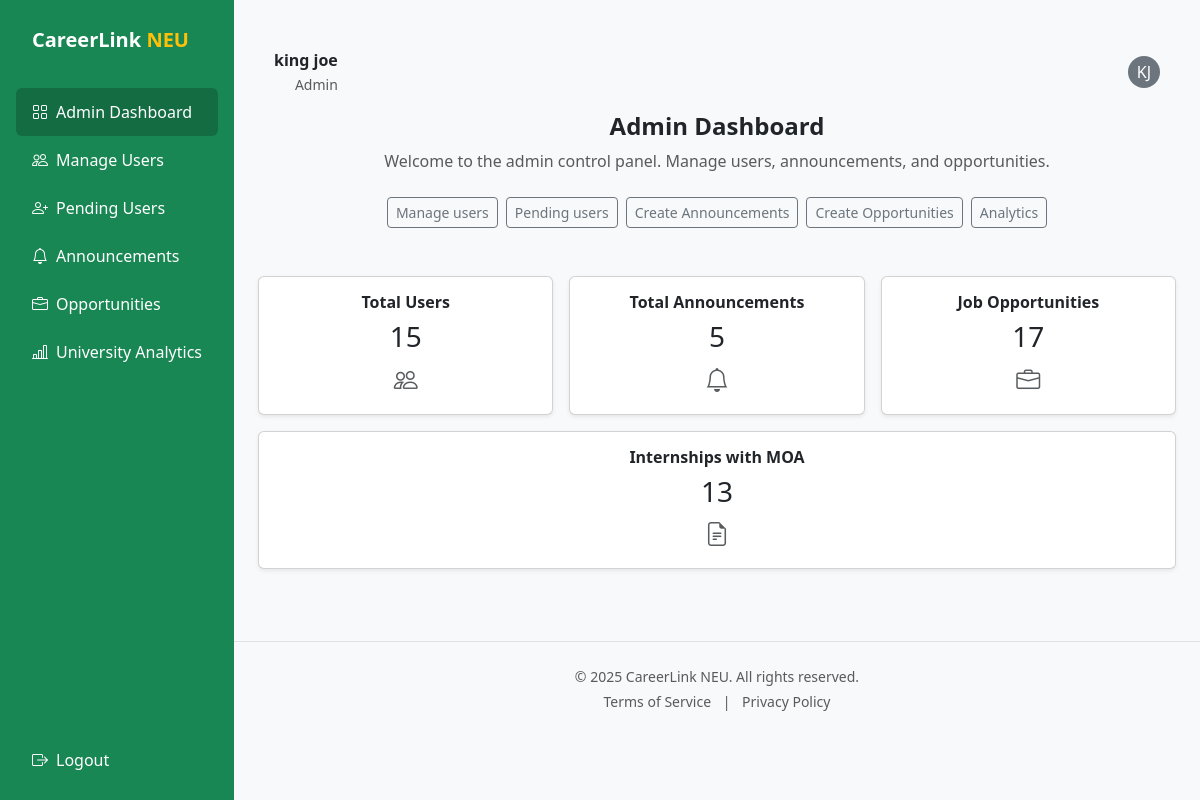
The app's page /admin (signed in) with its own data.
### tables this page shows
CREATE TABLE `users` (
  `id` int(11) NOT NULL,
  `role` enum('Student','Alumni','Admin') NOT NULL,
  `first_name` varchar(100) NOT NULL,
  `last_name` varchar(100) NOT NULL,
  `student_number` varchar(20) DEFAULT NULL,
  `tor_number` varchar(100) DEFAULT NULL,
  `email` varchar(150) NOT NULL,
  `password_hash` text NOT NULL,
  `created_at` timestamp NOT NULL DEFAULT current_timestamp(),
  `status` enum('pending','approved','rejected') NOT NULL DEFAULT 'pending'
);

### admin.php (the view, shortened to what this page needs)
<?php
require_once 'db/db.php';
$adminId = $_SESSION['user_id'];
$stmt = $conn->prepare("SELECT * FROM users WHERE id = :id LIMIT 1");
$stmt->execute([':id' => $adminId]);
$admin = $stmt->fetch(PDO::FETCH_ASSOC);
$stmt = $conn->prepare("SELECT * FROM users WHERE status NOT IN ('rejected', 'pending') ORDER BY created_at DESC");
$stmt->execute();
$allUsers = $stmt->fetchAll(PDO::FETCH_ASSOC);
$allUserCount = count($allUsers);
$stmt = $conn->prepare("SELECT * FROM announcements ORDER BY created_at DESC");
$stmt->execute();
$announcements = $stmt->fetchAll(PDO::FETCH_ASSOC);
$activeAnnouncementCount = 0;
foreach ($announcements as $a) {
    if (!isset($a['status']) || strtolower($a['status']) === 'active') {
        $activeAnnouncementCount++;
    }
}
$stmt = $conn->query("SELECT * FROM opportunities ORDER BY created_at DESC");
$opportunities = $stmt->fetchAll(PDO::FETCH_ASSOC);
$activeOpportunitiesCount = 0;
$inactiveOpportunitiesCount = 0;
$internshipWithMOACount = 0;
foreach ($opportunities as $opp) {
    if (isset($opp['status']) && strtolower($opp['status']) === 'active') {
        $activeOpportunitiesCount++;
    } else {
        $inactiveOpportunitiesCount++;
    }
    if (
        isset($opp['type'], $opp['moa_status']) &&
        strtolower($opp['type']) === 'internship' &&
        $opp['moa_status']
    ) {
        $internshipWithMOACount++;
    }
}
?>
<!DOCTYPE html>
<html lang="en">
<head>
  <link href="https://cdn.jsdelivr.net/npm/bootstrap@5.3.0/dist/css/bootstrap.min.css" rel="stylesheet">
  <link href="https://cdn.jsdelivr.net/npm/bootstrap-icons@1.10.5/font/bootstrap-icons.css" rel="stylesheet">
  <link href="css/dashboard.css" rel="stylesheet">
  <link href="https://cdn.jsdelivr.net/npm/bootstrap-icons@1.10.5/font/bootstrap-icons.css" rel="stylesheet">
</head>
<body>
  <div class="d-flex">
    <nav class="sidebar p-3 bg-success text-white flex-column" id="sidebar">
      <div class="d-flex justify-content-between align-items-center mb-4">
        <a href="admin" class="text-decoration-none">
            <h5 class="fw-bold text-white mb-0 mb-0">CareerLink <span class="text-warning">NEU</span></h5>
        </a>
      </div>
      <a href="#" class="sidebar-link active" data-target="admin-dashboard"><i class="bi bi-grid"></i> Admin Dashboard</a>
      <a href="#" class="sidebar-link" data-target="manage-users"><i class="bi bi-people"></i> Manage Users</a>
      <a href="#" class="sidebar-link" data-target="pending-users"><i class="bi bi-person-plus"></i> Pending Users</a>
      <a href="#" class="sidebar-link" data-target="admin-announcements"><i class="bi bi-bell"></i> Announcements</a>
      <a href="#" class="sidebar-link" data-target="admin-opportunities"><i class="bi bi-briefcase"></i> Opportunities</a>
      <a href="#" class="sidebar-link" data-target="university-analytics"><i class="bi bi-bar-chart-line"></i> University Analytics</a>
      <div class="mt-auto pt-4">
        <a href="#" class="text-white" data-bs-toggle="modal" data-bs-target="#logoutModal">
            <i class="bi bi-box-arrow-right"></i> Logout
        </a>
      </div>
    </nav>
    <main class="flex-grow-1">
      <div class="container-fluid p-4">
        <section id="admin-dashboard" class="admin-section">
            <div class="d-flex justify-content-between align-items-center dashboard-header px-3">
                <div class="text-end">
                <strong><?= htmlspecialchars($admin['first_name'] . ' ' . $admin['last_name']) ?></strong><br />
                <small class="text-muted"><?= htmlspecialchars($admin['role']) ?></small>
                </div>
                <div class="bg-secondary text-white rounded-circle d-flex align-items-center justify-content-center"
                    style="width: 32px; height: 32px;">
                <?= strtoupper(substr($admin['first_name'], 0, 1) . substr($admin['last_name'], 0, 1)) ?>
                </div>
            </div>
            <h4 class="fw-bold text-center">Admin Dashboard</h4>
            <p class="text-center text-muted mb-4">Welcome to the admin control panel. Manage users, announcements, and opportunities.</p>
            <div class="d-flex justify-content-center gap-2 flex-wrap mb-4">
                <div class="d-flex justify-content-center gap-2 flex-wrap mb-4">
                    <button class="btn btn-outline-secondary btn-sm admin-nav-btn" data-target="manage-users">Manage users</button>
                    <button class="btn btn-outline-secondary btn-sm admin-nav-btn" data-target="pending-users">Pending users</button>
                    <button class="btn btn-outline-secondary btn-sm admin-nav-btn" data-target="admin-announcements">Create Announcements</button>
                    <button class="btn btn-outline-secondary btn-sm admin-nav-btn" data-target="admin-opportunities">Create Opportunities</button>
                    <button class="btn btn-outline-secondary btn-sm admin-nav-btn" data-target="university-analytics">Analytics</button>
                </div>
            </div>
            <div class="row g-3">
                <div class="col-md-4">
                    <div class="card shadow-sm text-center">
                        <div class="card-body">
                            <h6 class="fw-bold">Total Users</h6>
                            <h3><?= $allUserCount ?></h3>
                            <i class="bi bi-people fs-4 text-muted"></i>
                        </div>
                    </div>
                </div>
                <div class="col-md-4">
                    <div class="card shadow-sm text-center">
                        <div class="card-body">
                            <h6 class="fw-bold">Total Announcements</h6>
                            <h3><?= $activeAnnouncementCount ?></h3>
                            <i class="bi bi-bell fs-4 text-muted"></i>
                        </div>
                    </div>
                </div>
                <div class="col-md-4">
                    <div class="card shadow-sm text-center">
                        <div class="card-body">
                            <h6 class="fw-bold">Job Opportunities</h6>
                            <h3><?= $activeOpportunitiesCount ?></h3>
                            <i class="bi bi-briefcase fs-4 text-muted"></i>
                        </div>
                    </div>
                </div>
                <div class="col-md-12">
                    <div class="card shadow-sm text-center">
                        <div class="card-body">
                            <h6 class="fw-bold">Internships with MOA</h6>
                            <h3><?= $internshipWithMOACount ?></h3>
                            <i class="bi bi-file-earmark-text fs-4 text-muted"></i>
                        </div>
                    </div>
                </div>
            </div>
        </section>
        </div>
            <footer class="text-center text-muted mt-5 py-4 border-top small">
                <div class="container">
                <p class="mb-1">© 2025 CareerLink NEU. All rights reserved.</p>
                <a href="#" class="text-muted text-decoration-none me-2">Terms of Service</a>
                <span class="text-muted">|</span>
                <a href="#" class="text-muted text-decoration-none ms-2">Privacy Policy</a>
                </div>
            </footer>
      </div>
</body>
</html>

### css/dashboard.css (style rules this page uses)
body { background-color: #f8f9fa; }
.sidebar { background-color: var(--bs-success); color: white; min-height: 100vh; display: flex; flex-direction: column; }
.sidebar a { color: white; text-decoration: none; padding: 0.75rem 1rem; display: flex; align-items: center; gap: 0.5rem; border-radius: 0.375rem; transition: background-color 0.2s; }
.sidebar a:hover, .sidebar .active { background-color: #146c43 !important; }
.dashboard-header { padding-top: 1.5rem; padding-bottom: 1rem; }

### records on screen
users: first_name+last_name "king joe", role "Admin", first_name+last_name "KJ"

### other values on screen
$allUserCount "15"
$activeAnnouncementCount "5"
$activeOpportunitiesCount "17"
$internshipWithMOACount "13"
